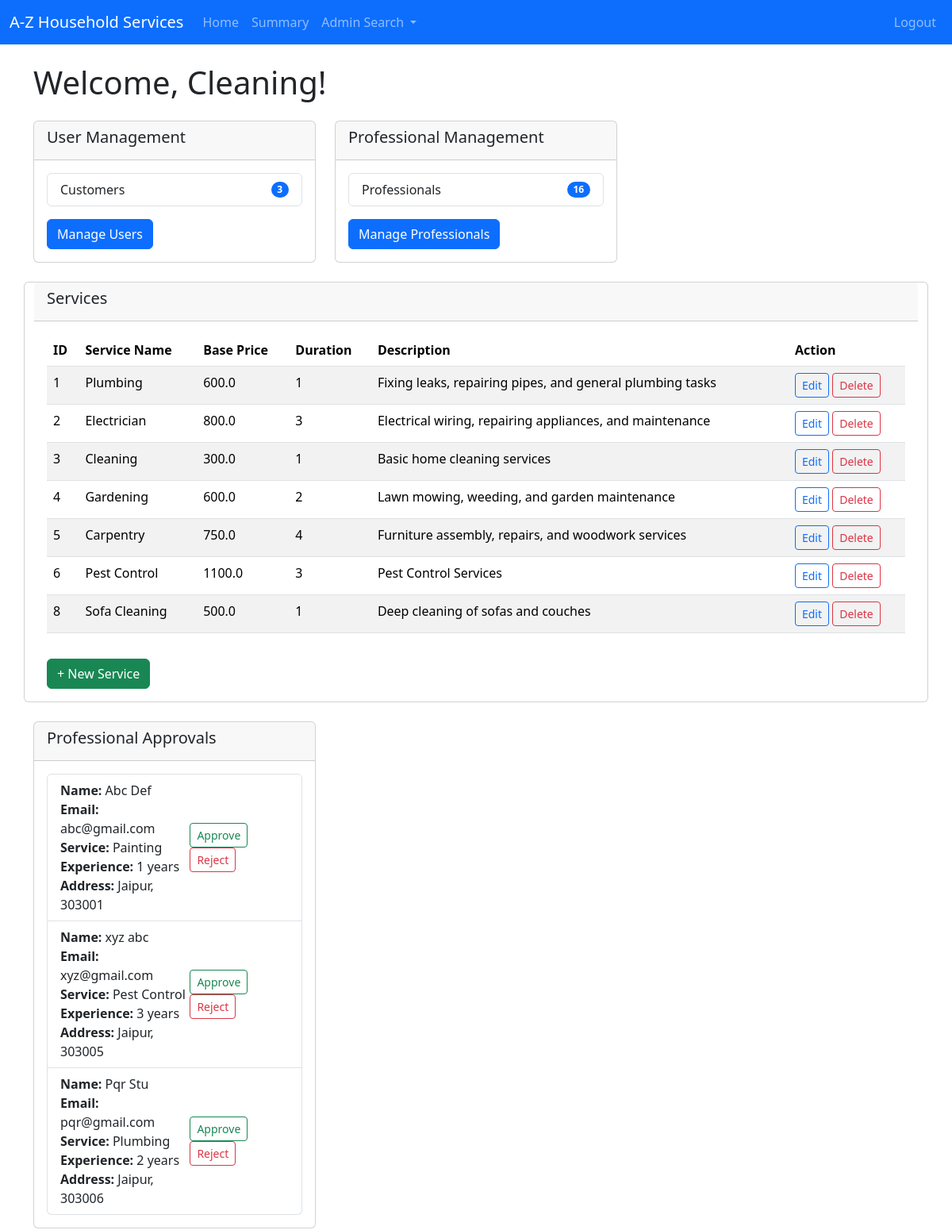
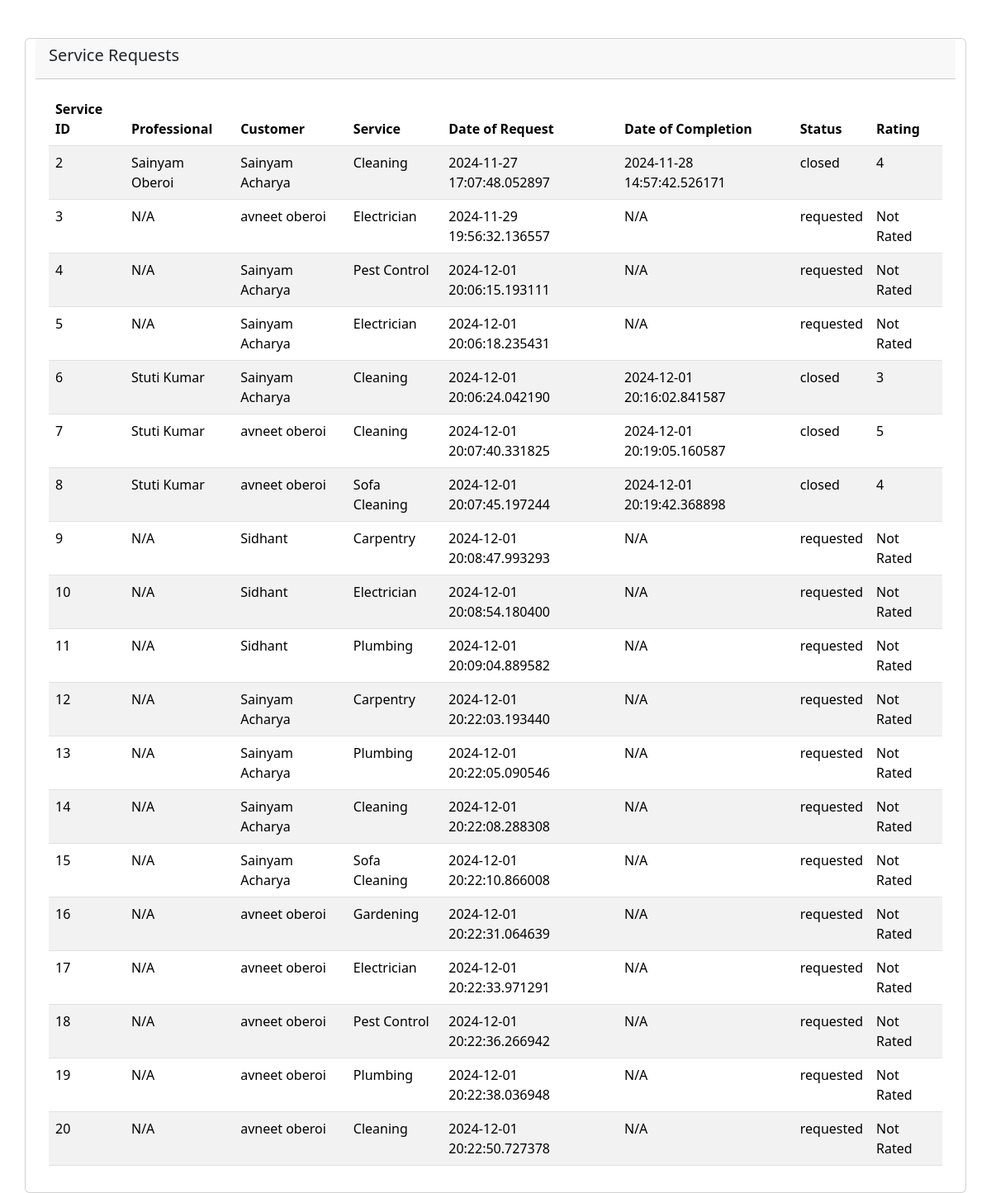
The app's page /admindashboard/Cleaning, older data (2 pictures, top to bottom).
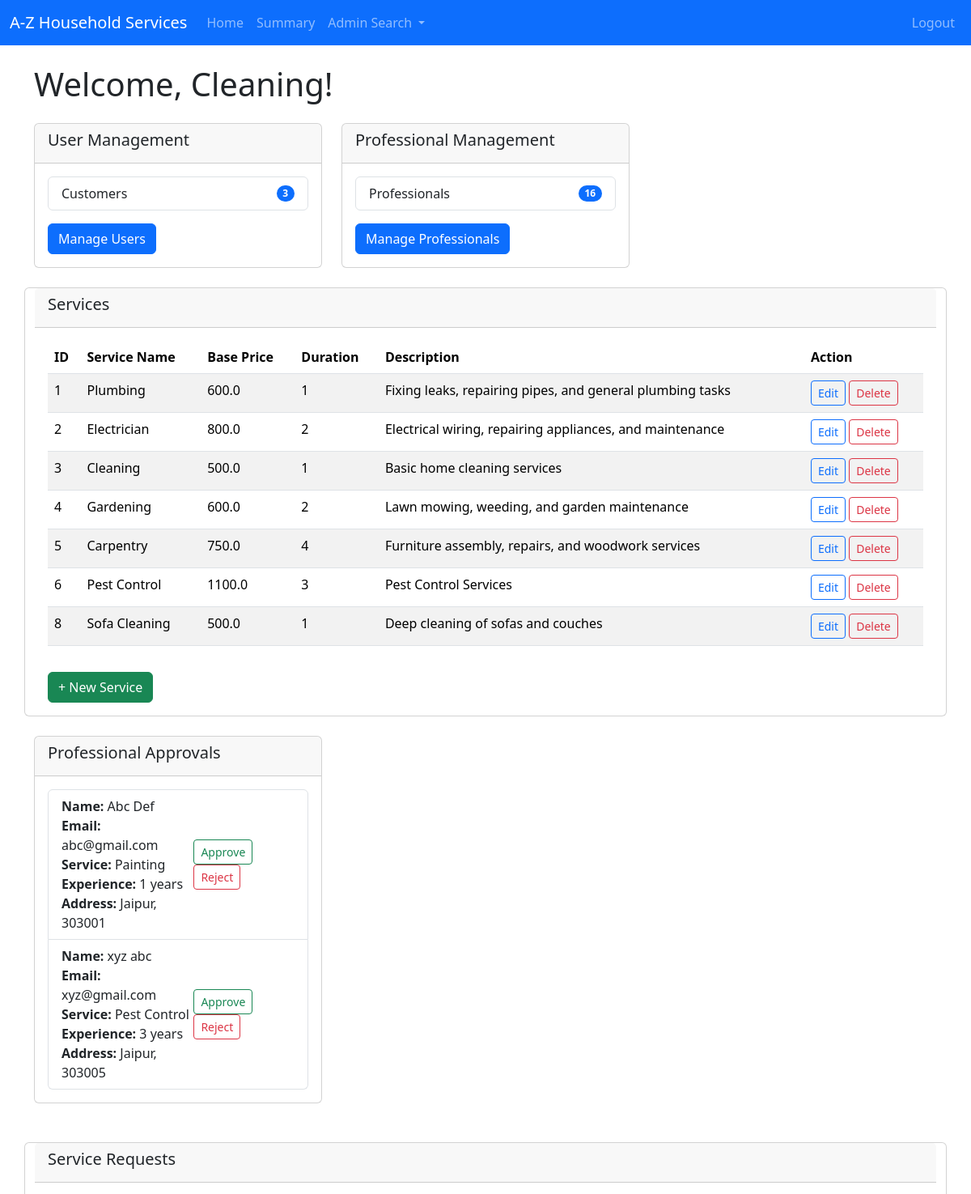
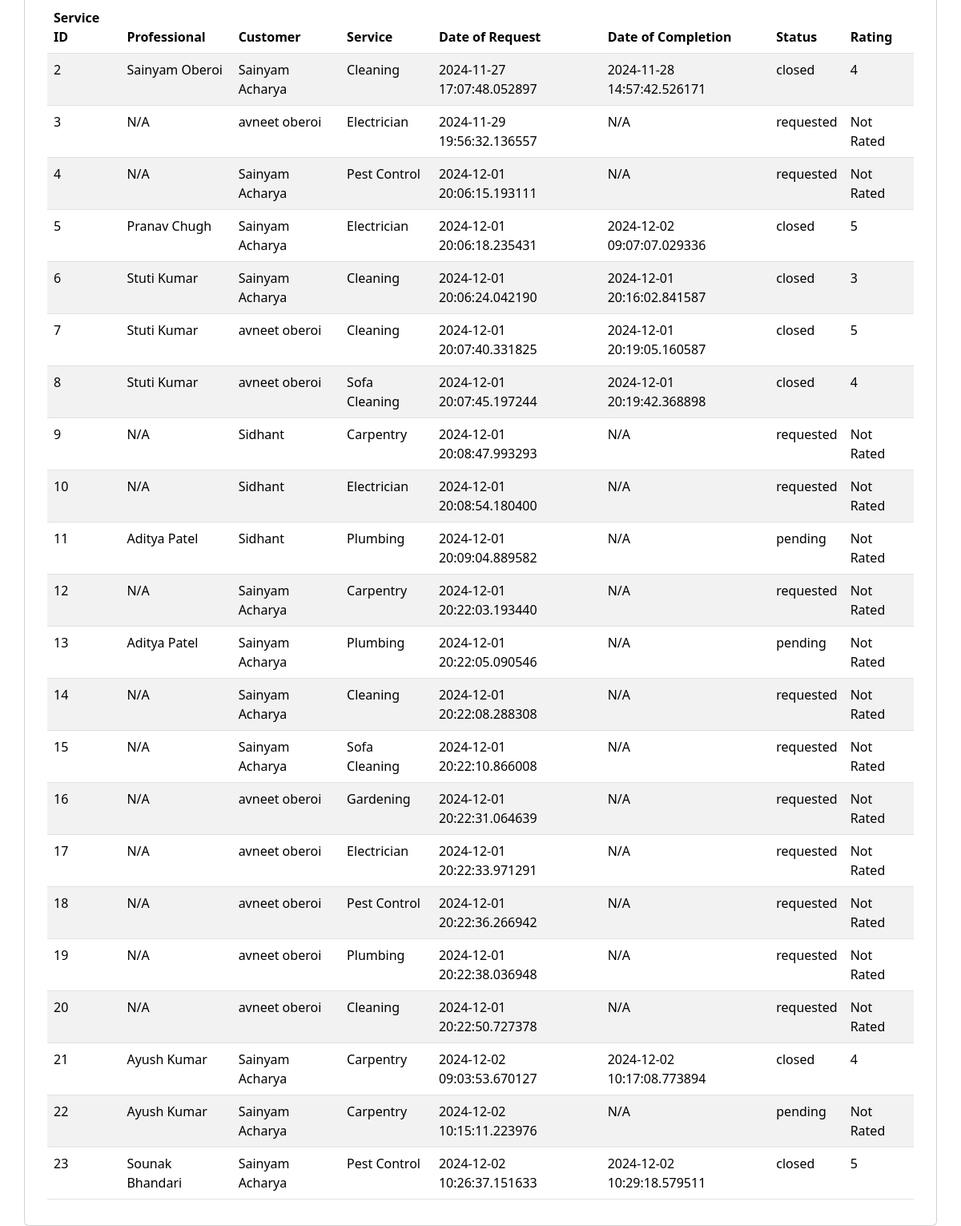
The same page, newer data (2 pictures, top to bottom).
### backend/models.py (models this page shows)
class Service(db.Model):
    __tablename__ = 'service'
    id = db.Column(db.Integer, primary_key=True)
    name = db.Column(db.String(100), nullable=False)
    price = db.Column(db.Float, nullable=False)
    duration = db.Column(db.Integer, nullable=False)  # in minutes
    description = db.Column(db.Text, nullable=False)
    service_requests = db.relationship('ServiceRequest', cascade="all,delete", backref='service', lazy='dynamic')

class Professional(db.Model):
    __tablename__ = 'professional'
    id = db.Column(db.Integer, primary_key=True)
    email = db.Column(db.String(120), unique=True, nullable=False)
    password = db.Column(db.String(120), nullable=False)
    role = db.Column(db.Integer, default=2)   #1 for customer, 2 for professional, 3 for admin
    full_name = db.Column(db.String(100), nullable=False)
    service_name = db.Column(db.String(100), nullable=False)
    experience = db.Column(db.Integer, nullable=False)
    uploaded_documents = db.Column(db.String(255))  # Stores file path or URL
    address = db.Column(db.String(255), nullable=False)
    pincode = db.Column(db.Integer, nullable=False)
    status = db.Column(db.String(10), nullable=False, default='pending') # for approval of admin
    service_requests = db.relationship('ServiceRequest',cascade="all,delete", backref='professional', lazy='dynamic') #relationship: professionals can access its service requests

class ServiceRequest(db.Model):
    __tablename__ = 'service_requests'
    id = db.Column(db.Integer, primary_key=True)
    user_id = db.Column(db.Integer, db.ForeignKey('user.id'), nullable=False)
    professional_id = db.Column(db.Integer, db.ForeignKey('professional.id'), nullable=True)
    service_id = db.Column(db.Integer, db.ForeignKey('service.id'), nullable=False)
    date_of_request = db.Column(db.DateTime, nullable=False)
    date_of_completion = db.Column(db.DateTime)
    service_status = db.Column(db.String(20), nullable=False)  # 'requested', 'pending' , 'closed',
    rating = db.Column(db.Integer)  # out of 5
    remarks = db.Column(db.Text)

class User(db.Model):
    __tablename__ = 'user'
    id = db.Column(db.Integer, primary_key=True)
    email = db.Column(db.String(120), unique=True, nullable=False)
    password = db.Column(db.String(120), nullable=False)
    role = db.Column(db.Integer, default=1)  # 1 for customer, 2 for professional, 0 for admin
    full_name = db.Column(db.String(120), nullable=False)
    address = db.Column(db.String(255), nullable=False)
    pincode = db.Column(db.Integer, nullable=False)
    service_requests = db.relationship('ServiceRequest',cascade="all,delete", backref='user', lazy='dynamic') #lazy is a server property

### backend/controllers.py (the view)
@app.route('/admindashboard/<name>')
def admin_dashboard(name):
    services=get_services()  # for rendering for-loops of jinja templating
    user_count = User.query.filter_by(role=1).count()  # for calculating user count
    prof_count = Professional.query.filter_by(status='approved').count()  # for calculating prof count
    pending_prof = Professional.query.filter_by(status='pending').all()  #for seeing all pending professionals
    service_requests = ServiceRequest.query.join(Service).join(User).outerjoin(Professional).all()
    return render_template("admin_dashboard.html", user = User.query.filter_by(role=0).first(), name=name, services=services, user_count=user_count, professional_count=prof_count, pending_prof=pending_prof , results=service_requests)

### backend/controllers.py (called while the page is built)
def get_services():
    services=Service.query.all()
    return services

### templates/admin_dashboard.html (shortened to what this page needs)
{% extends "base_dashboard.html" %}
{% block dashboard_content %}
<h1 class="mb-4">Welcome, {{name}}!</h1>
<div class="row">
    <div class="col-md-4">
        <div class="card mb-4">
            <div class="card-header">
                <h5 class="card-title">User Management</h5>
            </div>
            <div class="card-body">
                <ul class="list-group">
                    <li class="list-group-item d-flex justify-content-between align-items-center">
                        Customers
                        <span class="badge bg-primary rounded-pill">{{ user_count }}</span>
                    </li>
                </ul>
                <a href="{{ url_for('admin_manage_users') }}" class="btn btn-primary mt-3">Manage Users</a>
            </div>
        </div>
    </div>
<div class="col-md-4">
    <div class="card mb-4">
        <div class="card-header">
            <h5 class="card-title">Professional Management</h5>
        </div>
        <div class="card-body">
            <ul class="list-group">
                <li class="list-group-item d-flex justify-content-between align-items-center">
                    Professionals
                    <span class="badge bg-primary rounded-pill">{{ professional_count }}</span>
                </li>
            </ul>
            <a href="{{ url_for('admin_manage_professionals') }}" class="btn btn-primary mt-3">Manage Professionals</a>
        </div>
    </div>
</div>
<div class="card mb-4">
    <div class="card-header">
        <h5 class="card-title">Services</h5>
    </div>
    <div class="card-body">
        {% if services %}
        <table class="table table-striped">
            <thead>
                <tr>
                    <th>ID</th>
                    <th>Service Name</th>
                    <th>Base Price</th>
                    <th>Duration</th>
                    <th>Description</th>
                    <th>Action</th>
                </tr>
            </thead>
            <tbody>
                {% for service in services %}
                <tr>
                    <td>{{ service.id }}</td>
                    <td>{{ service.name }}</td>
                    <td>{{ service.price }}</td>
                    <td>{{ service.duration }}</td>
                    <td>{{ service.description }}</td>
                    <td>
                        <a href="{{ url_for('edit_service', name=name, service_id=service.id) }}"
                           class="btn btn-sm btn-outline-primary">Edit</a>
                        <a href="{{ url_for('delete_service', name=name, service_id=service.id) }}"
                           class="btn btn-sm btn-outline-danger">Delete</a>
                    </td>
                </tr>
                {% endfor %}
            </tbody>
        </table>
        {% else %}
        <h3 class="text-center">Sorry, there are no services available.</h3>
        {% endif %}
        <a href="{{ url_for('create_service', name=name) }}" class="btn btn-success mt-3">+ New Service</a>
    </div>
</div>
<div class="col-md-4">
    <div class="card mb-4">
        <div class="card-header">
            <h5 class="card-title">Professional Approvals</h5>
        </div>
        <div class="card-body">
            <ul class="list-group">
                {% for professional in pending_prof %}
                <li class="list-group-item d-flex justify-content-between align-items-center">
                    <div>
                        <strong>Name:</strong> {{ professional.full_name }}<br>
                        <strong>Email:</strong> {{ professional.email }}<br>
                        <strong>Service:</strong> {{ professional.service_name }}<br>
                        <strong>Experience:</strong> {{ professional.experience }} years<br>
                        <strong>Address:</strong> {{ professional.address }}, {{ professional.pincode }}
                    </div>
                    <div>
                        <form action="{{ url_for('approve_professional', name=name, professional_id=professional.id) }}" method="POST" style="display:inline;">
                            <button type="submit" class="btn btn-sm btn-outline-success">Approve</button>
                        </form>
                        <form action="{{ url_for('reject_professional',name=name, professional_id=professional.id) }}" method="POST" style="display:inline;">
                            <button type="submit" class="btn btn-sm btn-outline-danger">Reject</button>
                        </form>
                    </div>
                </li>
                {% endfor %}
            </ul>
        </div>
    </div>
</div>
<div class="card mt-4">
    <div class="card-header">
        <h5 class="card-title">Service Requests</h5>
    </div>
    <div class="card-body">
        {% if results %}
        <table class="table table-striped">
            <thead>
                <tr>
                    <th>Service ID</th>
                    <th>Professional</th>
                    <th>Customer</th>
                    <th>Service</th>
                    <th>Date of Request</th>
                    <th>Date of Completion</th>
                    <th>Status</th>
                    <th>Rating</th>
                </tr>
            </thead>
            <tbody>
                {% for result in results %}
                <tr>
                    <td>{{ result.id }}</td>
                    <td>{{ result.professional.full_name if result.professional else 'N/A' }}</td>
                    <td>{{ result.user.full_name }}</td>
                    <td>{{ result.service.name }}</td>
                    <td>{{ result.date_of_request }}</td>
                    <td>{{ result.date_of_completion if result.date_of_completion else 'N/A' }}</td>
                    <td>{{ result.service_status }}</td>
                    <td>{{ result.rating if result.rating else 'Not Rated' }}</td>
                </tr>
                {% endfor %}
            </tbody>
        </table>
        {% else %}
        <p>No service requests are currently available.</p>
        {% endif %}
    </div>
</div>
{% endblock %}

### templates/base_dashboard.html (shortened to what this page needs)
<!DOCTYPE html>
<html lang="en">
<head>
    <link href="https://cdn.jsdelivr.net/npm/bootstrap@5.3.2/dist/css/bootstrap.min.css" rel="stylesheet">
</head>
<body>
    {% block content %}
    <nav class="navbar navbar-expand-lg navbar-dark bg-primary mb-4">
        <div class="container-fluid">
            <a class="navbar-brand" href="{{ url_for('home') }}">A-Z Household Services</a>
            <div class="collapse navbar-collapse" id="navbarNav">
                <ul class="navbar-nav me-auto mb-2 mb-lg-0">
                    <li class="nav-item">
                        {% if user %}
                        {% if user.role == 0 %}
                        <a class="nav-link" href="{{ url_for('admin_dashboard', name=name) }}">Home</a>
                        {% elif user.role == 2 %}
                        <a class="nav-link" href="{{ url_for('professional_dashboard', name=name) }}">Home</a>
                        {% else %}
                        <a class="nav-link" href="{{ url_for('user_dashboard', name=name) }}">Home</a>
                        {% endif %}
                        {% else %}
                        <a class="nav-link" href="{{ url_for('home') }}">Home</a>
                        {% endif %}
                    </li>
                    <li class="nav-item">
                        {% if user %}
                        {% if user.role == 0 %}
                        <a class="nav-link" href="{{ url_for('admin_summary') }}">Summary</a>
                        {% elif user.role == 2 %}
                        <a class="nav-link" href="{{ url_for('professional_summary') }}">Summary</a>
                        {% else %}
                        <a class="nav-link" href="{{ url_for('user_summary') }}">Summary</a>
                        {% endif %}
                        {% endif %}
                    </li>
                    {% if user %}
                    {% if user.role == 0 %}
                    <li class="nav-item dropdown">
                        <a class="nav-link dropdown-toggle" href="#" id="adminSearchDropdown" role="button"
                            data-bs-toggle="dropdown" aria-expanded="false">
                            Admin Search
                        </a>
                    </li>
                    {% endif %}
                    {% endif %}
                </ul>
                <ul class="navbar-nav">
                    <li class="nav-item">
                        <a class="nav-link" href="{{ url_for('logout') }}">Logout</a>
                    </li>
                </ul>
            </div>
        </div>
    </nav>
    <div class="container">
        {% block dashboard_content %}{% endblock %}
    </div>
    {% endblock %}
</body>
</html>

Row changes from the older to the newer data that the page shows:
removed Professional: full_name "Pqr Stu", email "pqr@gmail.com", service_name "Plumbing", experience "2", address "Jaipur", pincode "303006"
changed Service "Electrician": duration "3" → "2"
changed Service "Cleaning": price "300.0" → "500.0"
changed ServiceRequest id 5: professional "N/A" → "Pranav Chugh"; date_of_completion "N/A" → "2024-12-02 09:07:07.029336"; service_status "requested" → "closed"; rating "Not Rated" → "5"
changed ServiceRequest id 11: professional "N/A" → "Aditya Patel"; service_status "requested" → "pending"
changed ServiceRequest id 13: professional "N/A" → "Aditya Patel"; service_status "requested" → "pending"
added ServiceRequest: id "21", professional "Ayush Kumar", user.full_name "Sainyam Acharya", service.name "Carpentry", date_of_request "2024-12-02 09:03:53.670127", date_of_completion "2024-12-02 10:17:08.773894", service_status "closed", rating "4"
added ServiceRequest: id "22", professional "Ayush Kumar", user.full_name "Sainyam Acharya", service.name "Carpentry", date_of_request "2024-12-02 10:15:11.223976", date_of_completion "N/A", service_status "pending", rating "Not Rated"
added ServiceRequest: id "23", professional "Sounak Bhandari", user.full_name "Sainyam Acharya", service.name "Pest Control", date_of_request "2024-12-02 10:26:37.151633", date_of_completion "2024-12-02 10:29:18.579511", service_status "closed", rating "5"
